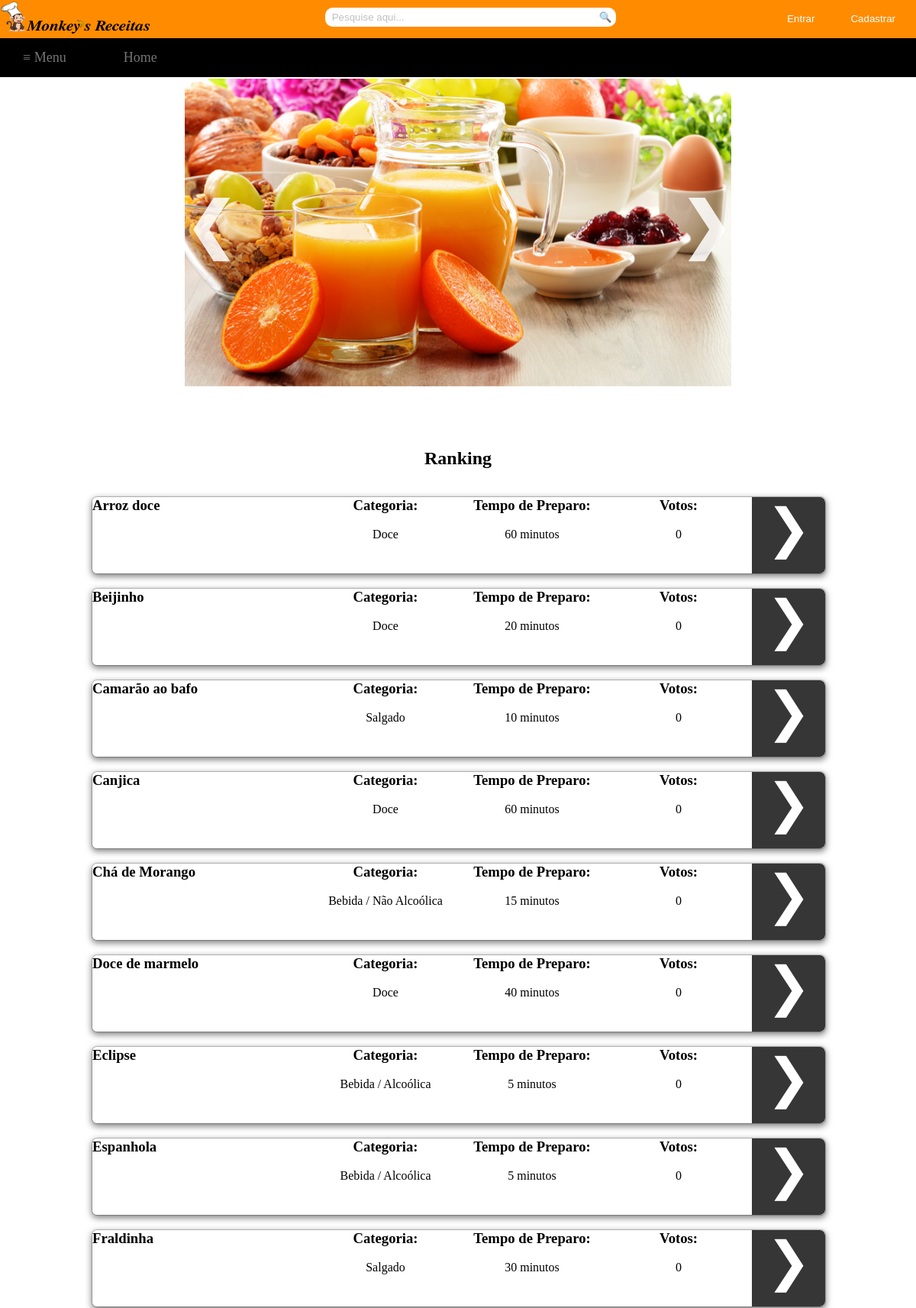
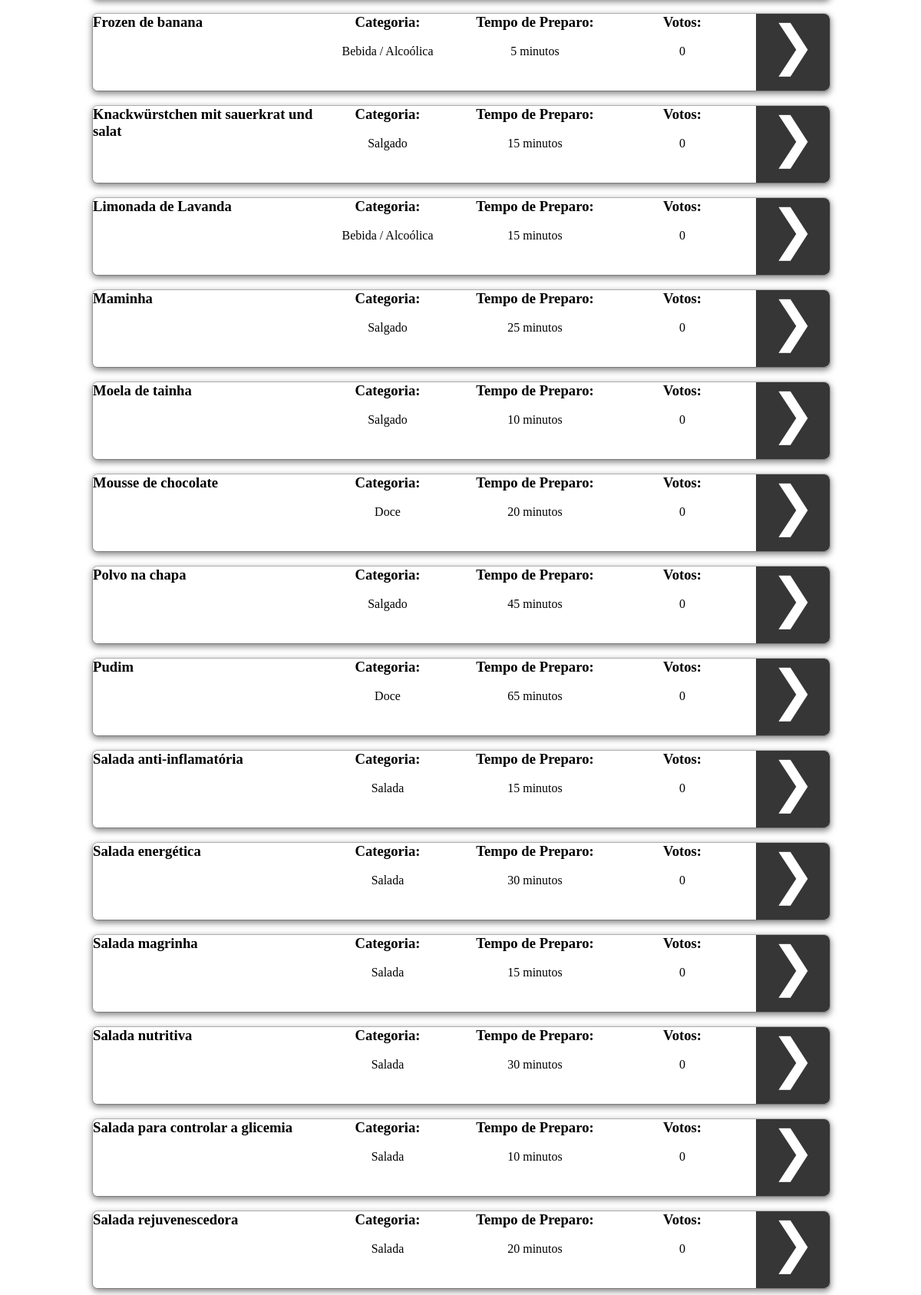
The app's page /tex4/index.php (upper part) with its own data (2 pictures, top to bottom).
### tables this page shows
CREATE TABLE `receita` (
  `codReceita` int(11) NOT NULL,
  `nomeReceita` varchar(255) DEFAULT NULL,
  `ingredientes` text,
  `modoPreparo` text,
  `codCategoria` int(11) DEFAULT NULL,
  `codTempo` int(11) DEFAULT NULL,
  `codUsuario` int(11) DEFAULT NULL,
  `totalVotos` int(11) NOT NULL
);

CREATE TABLE `tempo` (
  `codTempo` int(11) NOT NULL,
  `descTempo` varchar(255) DEFAULT NULL
);

### tex4/index.php (the view, shortened to what this page needs)
<html>
	<head>
		<link rel="stylesheet" type="text/css" href="Style/style.css">
		<link rel="stylesheet" type="text/css" href="Style/receitas.css">
	</head>
	<body>
		<div id="container">
			<div id="topbar">
				<?php
					if(!empty($_COOKIE['login']))
					{
						$name=$_COOKIE['login'];
						echo "<div id='sair'><input type='button' value='Sair' name='sair' onclick='location.href=&quot;logout.php&quot;'/></div>";
						echo "<div id='bem-vindo'>Seja bem-vindo, $name</div>";
					}
					else
					{
						echo "<div id='btn2'><input type='button' value='Cadastrar' name='modal' href='#dialog2'/></div> ";
						echo "<div id='btn'><input type='button' value='Entrar' href='#dialog1' name='modal' /></div>";
					}
				?>
				<div>
					<img src="Image/logoComLetra.png" style="float: left; left: 0; margin-top: -7; height: 57px; width: 200px; " />
				</div>
				<div id="search">
					<form method="post" action="pesquisa.php">
						<div>
							<input type="search" class="searchbox" name="pesquisa" placeholder="  Pesquise aqui...">
							<a href="#">
								<button type="submit" name="submit" class="searchbox1">&#x1f50d;</button>
							</a>
						</div>
					</form>
				</div>
			</div>
			<div id="navbar">
				<?php
					if(!empty($_COOKIE['login']))
					{
						echo "<nav class='drop'>";
						echo "	<ul class='drop1'>";
						echo "	    <li class='dropMain'>";
						echo "	        <a href='#'>&#8801; Menu</a>";
						echo "	        <ul class='drop2'>";
						echo "	            <li>";
						echo "	            	<a href='Recipes/doces.php'>Doces</a>";
						echo "	            </li>";
						echo "	            <li>";
						echo "	            	<a href='Recipes/salgados.php'>Salgados</a>";
						echo "	            </li>";
						echo "	            <li>";
						echo "	            	<a href='Recipes/saladas.php'>Saladas</a>";
						echo "	            </li>";
						echo "	            <li>";
						echo "	            	<a href='Recipes/alcoolica.php'>Bebidas alcoólicas</a>";
						echo "	            </li>";
						echo "	            <li>";
						echo "	            	<a href='Recipes/nAlcoolica.php'>Bebidas não alcoólicas</a>";
						echo "	            </li>";
						echo "	            <li>";
						echo "	            	<a href='Recipes/rapidas.php'>Receitas rápidas(até 30 min)</a>";
						echo "	            </li>";
						echo "	            <li>";
						echo "	            	<a href='visualizarReceitas.php'>Todas as receitas</a>";
						echo "	            </li>";
						echo "	        </ul>";
						echo "	    </li>";
						echo "		<li class='dropMain'>";
						echo "	        <a href='index.php'>Home</a>";
						echo "	    </li>";
						echo "	    <li class='dropMain'>";
						echo "	        <a href='receita.php'>Cadastrar Receita</a>";
						echo "	    </li>";
						echo "	    <li class='dropMain'>";
						echo "	        <a href='viewReceitasCadastrado.php'>Minhas Receitas</a>";
						echo "	    </li>";
						echo "	</ul>";
						echo "</nav>";
					}
					else
					{
						echo "<nav class='drop'>";
						echo "	<ul class='drop1'>";
						echo "	    <li class='dropMain'>";
						echo "	        <a href='#'>&#8801; Menu</a>";
						echo "	    </li>";
						echo "		<li class='dropMain'>";
						echo "	        <a href='index.php'>Home</a>";
						echo "	    </li>";
						echo "	</ul>";
						echo "</nav>";
					}
				?>
			</div>
			<div id="main">
				<div id="column_left">
				</div>
				<div id="column_center">
					<table class="table">
				        <th border="0">
				            <div class="bss-slides demo1" tabindex="1" autofocus="autofocus">
				            	<figure>
			        		      	<img src="Image/bebida.jpg" />
			                    </figure>
			                    <figure>
			                    </figure>
			                    <figure>
			                    </figure>
			                    <figure>
			                    </figure>
			                    <figure>
			                    </figure>
				            </div>
				        </th>
				    </table>
				    <br />
				    <br />
				    <br />
					<br />
					<br />
					<br />
					<br />
					<br />
					<br />
					<br />
					<br />
					<br />
					<br />
					<br />
					<br />
					<br />
					<br />
					<br />
					<br />
					<br />
					<br />
					<br />
					<br />
					<br />
					<br />
					<br />
					<br />
				    <center>
				    	<h2>Ranking</h2>
				    </center>
					<br />
				    <?php
						include('includes/conn.php');
						$query1=mysqli_query($conn,"SELECT codReceita, nomeReceita, codCategoria, codTempo, totalVotos FROM receita ORDER BY totalVotos desc, nomeReceita asc; ");
						while($query2=mysqli_fetch_array($query1))
						{
							echo "<br /><div id='box'>";
							echo "<div id='left'><h3>".$query2['nomeReceita']."</h3></div>";
							$sql = "SELECT categoria.descCategoria FROM categoria, receita WHERE categoria.codCategoria=receita.codCategoria AND codReceita LIKE ".$query2['codReceita'].";";
							$result = mysqli_query($conn,$sql);
							while ($row = mysqli_fetch_array($result))
							{
								echo "<div id='center1'><center><h3>Categoria:</h3><br />".$row['descCategoria']."</center></div>";
							}
							$sql = "SELECT tempo.descTempo FROM tempo, receita WHERE tempo.codTempo=receita.codTempo AND codReceita LIKE ".$query2['codReceita'].";";
							$result = mysqli_query($conn,$sql);
							while ($row = mysqli_fetch_array($result))
							{
								echo "<div id='center2'><center><h3>Tempo de Preparo:</h3><br />".$row['descTempo']."</center></div>";
							}
							echo "<div id='center3'><center><h3>Votos:</h3><br />".$query2['totalVotos']."</center></div>";
							echo "<div id='right'><center><a class='visualizar' value='&#10095;' href='visualizar.php?codReceita=".$query2['codReceita']."'>&#10095;</a></center></div>";
							echo "</div>";
						}
					?>
				</div>
				<div id="column_right">
				</div>
			</div>
		</div>
	</body>
</html>

### tex4/Style/style.css (style rules this page uses)
* { margin: 0px; padding: 0px; }
html, body { height:100%; }
#container { margin: 0; width: 100%; height: 100%; }
#topbar { margin: 0; width: 100%; height: 50px; background: #FF8C00; }
#navbar { margin: 0; width: 100%; }
#main { margin: auto; width: 100%; height: 590px; }
#main #column_left { float: left; left: 0; width: 10%; height: 100%; }
#main #column_center { float: left; left: 0; width: 80%; height: 100%; max-height: 100%; }
#main #column_right { float: right; right: 0; width: 10%; height: 100%; }
.table { width: 60%; position:absolute; border: 0; left:20%; }
.bss-slides { position: relative; display: block; }
.bss-slides figure { position: absolute; top: 0; margin-left: 0; width: 100%; }
.bss-slides figure:first-child { position: relative; }
.bss-slides figure img { opacity: 0; width: 100%; -webkit-transition: opacity 1.2s; transition: opacity 1.2s; position: relative; -webkit-backface-visibility: hidden; backface-visibility: hidden; }
.bss-slides .bss-show { z-index: 3; }
.bss-slides .bss-show img { opacity: 1; -webkit-backface-visibility: hidden; backface-visibility: hidden; }
#btn input[type="button"] { float: right; color: #F0FFFF; border-radius: 20px; padding: 7px 20px 7px 20px; margin-top: 10px; margin-right: 7px; text-align: center; outline: thin dotted; outline: 0px auto -webkit-focus-ring-color; outline-offset: 0px; background: #FF8C00; border: 0px; }
input::placeholder { color: #C0C0C0; }
#btn2 input[type="button"] { float: right; color: #F0FFFF; border-radius: 20px; padding: 7px 20px 7px 20px; margin-top: 10px; margin-right: 7px; text-align: center; outline: thin dotted; outline: 0px auto -webkit-focus-ring-color; outline-offset: 0px; border: 0px; background: #FF8C00; }
#search { margin-right: 5px; text-align: center; }
#search .searchbox { width: 30%; height: 25px; border-radius: 10px 0px 0px 10px; outline: thin dotted; outline: 0px auto -webkit-focus-ring-color; outline-offset: 0px; border: 1px solid white; margin-top: 10px; border-right: none; }
#search .searchbox1 { cursor: pointer; outline: thin dotted; outline: 0px auto -webkit-focus-ring-color; outline-offset: 0px; height: 25px; margin-top: 10px; position: absolute; background: white; border: 1px solid white; border-left: none; border-radius: 0px 10px 10px 0px; padding-right: 4.2px; }
#navbar .drop { margin-top: 0 auto; text-align: center; }
#navbar .drop .drop1 { font-size: 18px; background: #000; padding: 0px; list-style: none; position: relative; display: block; }
#navbar .drop .drop1:after { content: ""; clear: both; display: block; }
#navbar .drop .drop1 .dropMain { float: left; left: 0; padding: 15px 15px 15px 0px; }
#navbar .drop .drop1 .dropMain a { margin-top: 0px; display: block; padding: 0px 30px; color: #757575; text-decoration: none; }

### tex4/Style/receitas.css (style rules this page uses)
#box { position:relative; background-color: #FFF; -webkit-background-clip:padding-box; background-clip:padding-box; border:1px solid #999; border:1px solid rgba(0,0,0,.2); border-radius:7px; outline:0; -webkit-box-shadow:0 3px 9px rgba(0,0,0,.5); box-shadow:0 3px 9px rgba(0,0,0,.5); height: 100px; width: 100%; }
#box #left { float: left; left: 0; width: 30%; }
#box #center1 { float: left; left: 0; width: 20%; }
#box #center2 { float: left; left: 0; width: 20%; }
#box #center3 { float: left; left: 0; width: 20%; }
#box #right { float: right; right: 0; width: 10%; height: 100%; background: #363636; border-top-right-radius: 7px; border-bottom-right-radius: 7px; }
#box #right .visualizar { color: white; font-size: 70px; outline: thin dotted; outline: 0px auto -webkit-focus-ring-color; outline-offset: 0px; }
a.visualizar:link { text-decoration: none; }

### records on screen
receita: nomeReceita "Arroz doce", descCategoria "Doce", totalVotos "0"
tempo: descTempo "60 minutos"
receita: nomeReceita "Beijinho", descCategoria "Doce", totalVotos "0"
tempo: descTempo "20 minutos"
receita: nomeReceita "Camarão ao bafo", descCategoria "Salgado", totalVotos "0"
tempo: descTempo "10 minutos"
receita: nomeReceita "Canjica", descCategoria "Doce", totalVotos "0"
receita: nomeReceita "Chá de Morango", descCategoria "Bebida / Não Alcoólica", totalVotos "0"
tempo: descTempo "15 minutos"
receita: nomeReceita "Doce de marmelo", descCategoria "Doce", totalVotos "0"
tempo: descTempo "40 minutos"
receita: nomeReceita "Eclipse", descCategoria "Bebida / Alcoólica", totalVotos "0"
tempo: descTempo "5 minutos"
receita: nomeReceita "Espanhola", descCategoria "Bebida / Alcoólica", totalVotos "0"
receita: nomeReceita "Fraldinha", descCategoria "Salgado", totalVotos "0"
tempo: descTempo "30 minutos"
receita: nomeReceita "Frozen de banana", descCategoria "Bebida / Alcoólica", totalVotos "0"
receita: nomeReceita "Knackwürstchen mit sauerkrat und salat", descCategoria "Salgado", totalVotos "0"
receita: nomeReceita "Limonada de Lavanda", descCategoria "Bebida / Alcoólica", totalVotos "0"
receita: nomeReceita "Maminha", descCategoria "Salgado", totalVotos "0"
tempo: descTempo "25 minutos"
receita: nomeReceita "Moela de tainha", descCategoria "Salgado", totalVotos "0"
receita: nomeReceita "Mousse de chocolate", descCategoria "Doce", totalVotos "0"
receita: nomeReceita "Polvo na chapa", descCategoria "Salgado", totalVotos "0"
tempo: descTempo "45 minutos"
receita: nomeReceita "Pudim", descCategoria "Doce", totalVotos "0"
tempo: descTempo "65 minutos"
receita: nomeReceita "Salada anti-inflamatória", descCategoria "Salada", totalVotos "0"
receita: nomeReceita "Salada energética", descCategoria "Salada", totalVotos "0"
receita: nomeReceita "Salada magrinha", descCategoria "Salada", totalVotos "0"
receita: nomeReceita "Salada nutritiva", descCategoria "Salada", totalVotos "0"
receita: nomeReceita "Salada para controlar a glicemia", descCategoria "Salada", totalVotos "0"
receita: nomeReceita "Salada rejuvenescedora", descCategoria "Salada", totalVotos "0"
